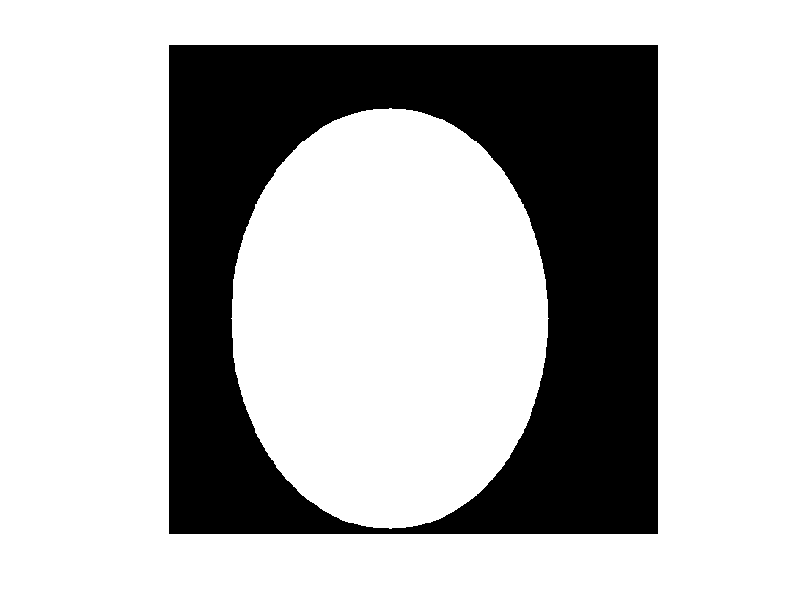
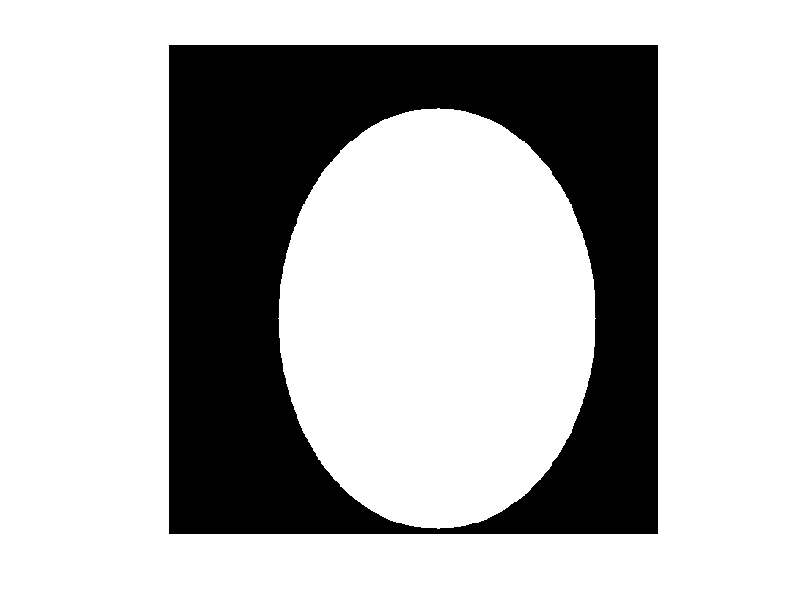
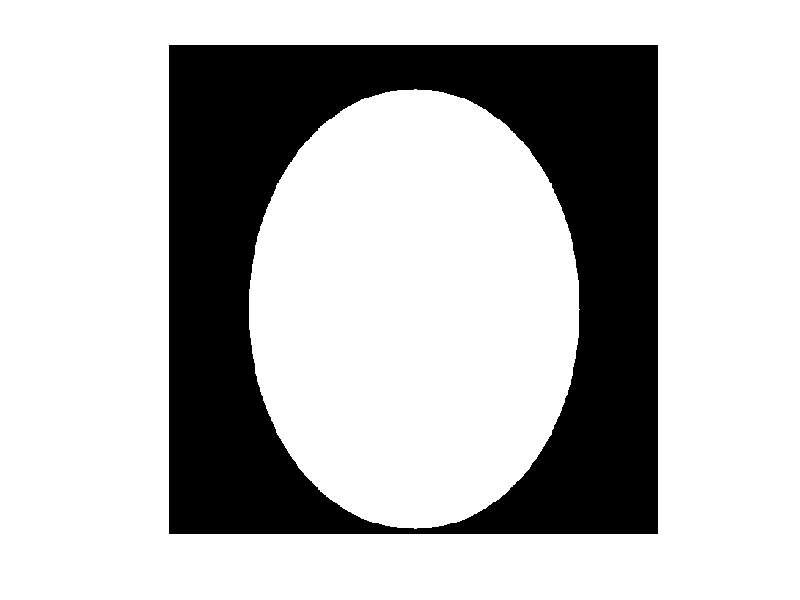

These charts were generated, in order, by the following MATLAB code:
I = zeros(512);
% I1=imresize(I_read,[512 512]);       % image resize
% I=rgb2gray(I);                      % rgb to gray conversion
[m,n]=size(I);
% fim=fftshift(fft2(I));
d0=220 ;
%////////COORDINATES///////////////
x=0:(m-1);
y=0:(n-1);
    dx=find(x>m/2);
x(dx)=x(dx)-m;
    dy=find(y>n/2);
y(dy)=y(dy)-n;
[y,x]=meshgrid(y,x);
d=sqrt(x.^2+y.^2);


%//////////Mask for Left Image///////////////
    ff=double(d<=d0);
    ff1 = imresize(ff,[512,380]);
    ff2=fftshift(ff1);
    ff3 = [zeros(512,40) ff2 zeros(512,92)];
    f1 = [zeros(30,512);ff3(1:482,:)];
    f1 = im2bw(abs(f1),0);
    figure;imshow(f1,[]);

%//////////Mask for Right Image///////////////
    ff=double(d<=d0);
    ff1 = imresize(ff,[512,380]);
    ff2=fftshift(ff1);
    ff3 = [zeros(512,90) ff2 zeros(512,42)];
    f2 = [zeros(30,512);ff3(1:482,:)];
    f2 = im2bw(abs(f2),0);
    figure;imshow(f2,[])
    
%//////////Mask for Straight Image///////////////
d0 = 230;
    ff=double(d<=d0);
    ff1 = imresize(ff,[512,380]);
    ff2=fftshift(ff1);
    ff3 = [zeros(512,66) ff2 zeros(512,66)];
    f3 = [zeros(20,512);ff3(1:492,:)];
    f3 = im2bw(abs(f3),0);
    figure;imshow(f3,[])
    
    save('eliptic_mask','f1','f2','f3');